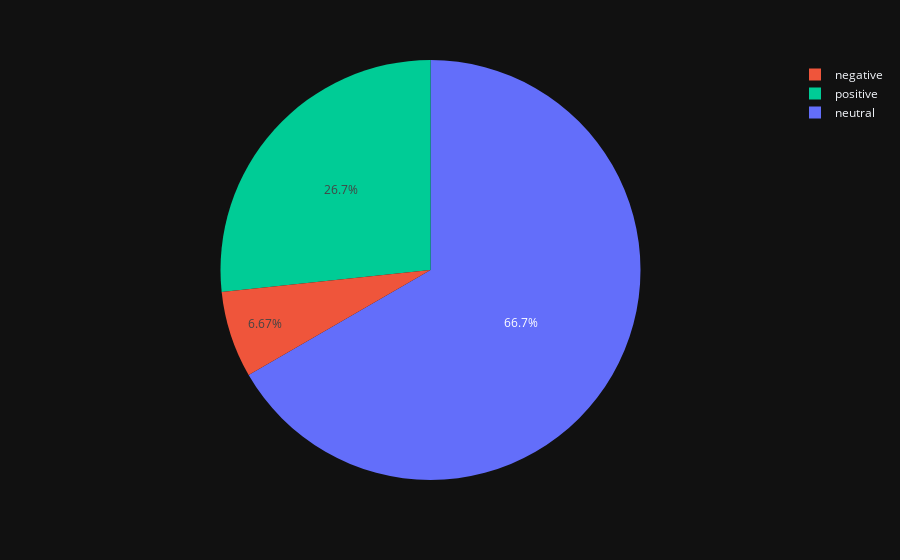
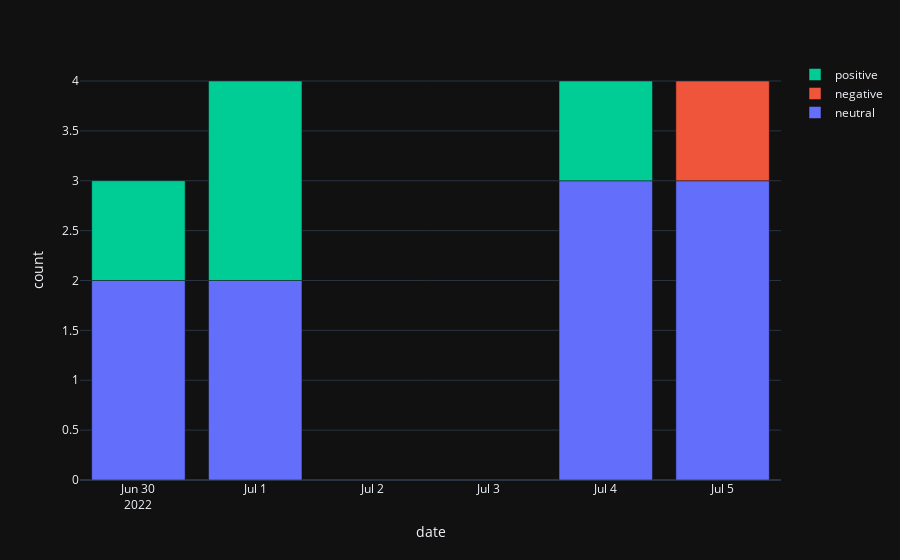

The code cell stored with these charts, in order, in its notebook:
### Code cell
sp.sent_pie(source = "News", model = "FinBERT", part = "title",  ticker = "CAR").show()
sp.sent_bar(source = "News", model = "FinBERT", part = "title",  ticker = "CAR").show()

### Figure 1 — Plotly figure (JSON) as saved in the notebook; plotly's stock layout.template omitted (floating-point values rounded to 4 significant figures)
{"data": [{"customdata": [["neutral"], ["positive"], ["neutral"], ["positive"], ["neutral"], ["positive"], ["negative"], ["neutral"]], "domain": {"x": [0, 1], "y": [0, 1]}, "hovertemplate": "title_FinBERT=%{customdata[0]}<br>count=%{value}<extra></extra>", "labels": ["neutral", "positive", "neutral", "positive", "neutral", "positive", "negative", "neutral"], "legendgroup": "", "marker": {"colors": ["#636EFA", "#00CC96", "#636EFA", "#00CC96", "#636EFA", "#00CC96", "#EF553B", "#636EFA"]}, "name": "", "showlegend": true, "type": "pie", "values": [2, 1, 2, 2, 3, 1, 1, 3]}], "layout": {"legend": {"tracegroupgap": 0, "traceorder": "reversed"}, "margin": {"t": 60}, "title": {"font": {"family": "Courier New, monospace", "size": 25}, "x": 0.5, "xanchor": "center", "y": 0.95, "yanchor": "top"}}}

### Figure 2 — Plotly figure (JSON) as saved in the notebook; plotly's stock layout.template omitted (floating-point values rounded to 4 significant figures)
{"data": [{"alignmentgroup": "True", "hovertemplate": "title_FinBERT=neutral<br>date=%{x}<br>count=%{y}<extra></extra>", "legendgroup": "neutral", "marker": {"color": "#636EFA", "pattern": {"shape": ""}}, "name": "neutral", "offsetgroup": "neutral", "orientation": "v", "showlegend": true, "textposition": "auto", "type": "bar", "x": ["2022-06-30T00:00:00", "2022-07-01T00:00:00", "2022-07-04T00:00:00", "2022-07-05T00:00:00"], "xaxis": "x", "y": [2, 2, 3, 3], "yaxis": "y"}, {"alignmentgroup": "True", "hovertemplate": "title_FinBERT=negative<br>date=%{x}<br>count=%{y}<extra></extra>", "legendgroup": "negative", "marker": {"color": "#EF553B", "pattern": {"shape": ""}}, "name": "negative", "offsetgroup": "negative", "orientation": "v", "showlegend": true, "textposition": "auto", "type": "bar", "x": ["2022-07-05T00:00:00"], "xaxis": "x", "y": [1], "yaxis": "y"}, {"alignmentgroup": "True", "hovertemplate": "title_FinBERT=positive<br>date=%{x}<br>count=%{y}<extra></extra>", "legendgroup": "positive", "marker": {"color": "#00CC96", "pattern": {"shape": ""}}, "name": "positive", "offsetgroup": "positive", "orientation": "v", "showlegend": true, "textposition": "auto", "type": "bar", "x": ["2022-06-30T00:00:00", "2022-07-01T00:00:00", "2022-07-04T00:00:00"], "xaxis": "x", "y": [1, 2, 1], "yaxis": "y"}], "layout": {"barmode": "relative", "legend": {"title": {"text": ""}, "tracegroupgap": 0, "traceorder": "reversed"}, "margin": {"t": 60}, "title": {"font": {"family": "Courier New, monospace", "size": 25}, "x": 0.5, "xanchor": "center", "y": 0.95, "yanchor": "top"}, "xaxis": {"anchor": "y", "domain": [0, 1], "dtick": "D1", "title": {"text": "date"}}, "yaxis": {"anchor": "x", "domain": [0, 1], "title": {"text": "count"}}}}
